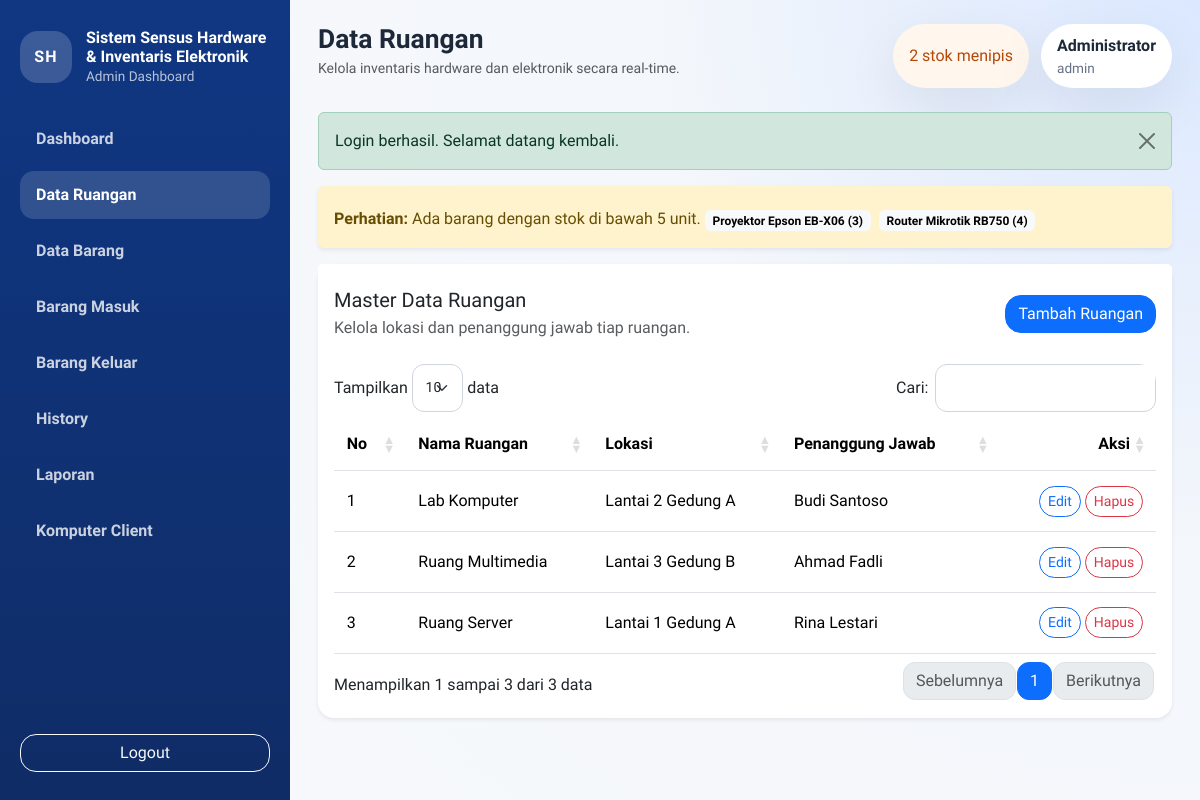
The app's page /modules/ruangan/index.php (signed in) with its own data.
### tables this page shows
CREATE TABLE barang (
    id INT AUTO_INCREMENT PRIMARY KEY,
    kode_barang VARCHAR(50) NOT NULL UNIQUE,
    nama_barang VARCHAR(150) NOT NULL,
    ruangan_id INT NULL,
    tahun_inventaris YEAR NOT NULL,
    qty INT NOT NULL DEFAULT 0,
    kondisi ENUM('Baik', 'Rusak', 'Perbaikan') NOT NULL DEFAULT 'Baik',
    keterangan TEXT NULL,
    created_at TIMESTAMP DEFAULT CURRENT_TIMESTAMP,
    CONSTRAINT fk_barang_ruangan FOREIGN KEY (ruangan_id) REFERENCES ruangan(id) ON UPDATE CASCADE
);

CREATE TABLE ruangan (
    id INT AUTO_INCREMENT PRIMARY KEY,
    nama_ruangan VARCHAR(100) NOT NULL,
    lokasi VARCHAR(150) NOT NULL,
    penanggung_jawab VARCHAR(100) NOT NULL
);

### includes/helpers.php (called while the page is built, shortened)
<?php
function url(string $path = ''): string
{
    $path = ltrim($path, '/');
    return BASE_URL . ($path !== '' ? '/' . $path : '');
}
function e(?string $value): string
{
    return htmlspecialchars((string) $value, ENT_QUOTES, 'UTF-8');
}
function get_flash(): ?array
{
    $flash = $_SESSION['flash'];
    return $flash;
}
function current_path(): string
{
    return str_replace('\\', '/', $_SERVER['PHP_SELF'] ?? '');
}
function is_active_menu(string $needle): bool
{
    return str_contains(current_path(), $needle);
}
function fetch_all(PDO $pdo, string $sql, array $params = []): array
{
    $statement = $pdo->prepare($sql);
    $statement->execute($params);
    return $statement->fetchAll();
}
function get_low_stock_items(PDO $pdo, int $limit = 5): array
{
    return fetch_all(
        $pdo,
        'SELECT b.nama_barang, b.qty
         FROM barang b
         WHERE b.qty < 5
         ORDER BY b.qty ASC, b.nama_barang ASC
         LIMIT ' . (int) $limit
    );
}

### includes/auth.php (called while the page is built, shortened)
<?php
function current_user(): ?array
{
    return $_SESSION['user'] ?? null;
}

### modules/ruangan/index.php (the view, shortened to what this page needs)
<?php
require_once dirname(__DIR__, 2) . '/config/app.php';
$pageTitle = 'Data Ruangan';
$rooms = fetch_all($pdo, 'SELECT * FROM ruangan ORDER BY nama_ruangan ASC');
require_once BASE_PATH . '/includes/layout_top.php';
?>
<div class="card border-0 shadow-sm">
    <div class="card-header bg-white border-0 d-flex justify-content-between align-items-center flex-wrap gap-3 pt-4">
        <div>
            <h5 class="mb-1">Master Data Ruangan</h5>
            <p class="text-muted mb-0">Kelola lokasi dan penanggung jawab tiap ruangan.</p>
        </div>
        <button class="btn btn-primary" data-bs-toggle="modal" data-bs-target="#addRoomModal">Tambah Ruangan</button>
    </div>
    <div class="card-body">
        <div class="table-responsive">
            <table class="table table-hover align-middle datatable">
                <thead>
                    <tr>
                        <th>No</th>
                        <th>Nama Ruangan</th>
                        <th>Lokasi</th>
                        <th>Penanggung Jawab</th>
                        <th class="text-end">Aksi</th>
                    </tr>
                </thead>
                <tbody>
                    <?php foreach ($rooms as $index => $room): ?>
                        <tr>
                            <td><?= $index + 1; ?></td>
                            <td><?= e($room['nama_ruangan']); ?></td>
                            <td><?= e($room['lokasi']); ?></td>
                            <td><?= e($room['penanggung_jawab']); ?></td>
                            <td class="text-end">
                                <button class="btn btn-sm btn-outline-primary" data-bs-toggle="modal" data-bs-target="#editRoomModal<?= $room['id']; ?>">Edit</button>
                                <button class="btn btn-sm btn-outline-danger" data-bs-toggle="modal" data-bs-target="#deleteRoomModal<?= $room['id']; ?>">Hapus</button>
                            </td>
                        </tr>
                    <?php endforeach; ?>
                </tbody>
            </table>
        </div>
    </div>
</div>
<?php require_once BASE_PATH . '/includes/layout_bottom.php'; ?>

### includes/layout_top.php (shortened to what this page needs)
<?php
$pageTitle = $pageTitle ?? APP_NAME;
$lowStockItems = get_low_stock_items($pdo);
$currentUser = current_user();
$flash = get_flash();
?><!doctype html>
<html lang="id">
<head>
    <link href="https://cdn.jsdelivr.net/npm/bootstrap@5.3.3/dist/css/bootstrap.min.css" rel="stylesheet">
    <link href="https://cdn.datatables.net/1.13.8/css/dataTables.bootstrap5.min.css" rel="stylesheet">
    <link href="https://cdn.datatables.net/responsive/2.5.0/css/responsive.bootstrap5.min.css" rel="stylesheet">
    <link href="<?= e(url('assets/css/style.css')); ?>" rel="stylesheet">
</head>
<body>
    <div class="app-shell">
        <aside class="sidebar d-none d-xl-flex flex-column">
            <div class="sidebar-brand">
                <div class="brand-mark">SH</div>
                <div>
                    <h1><?= e(APP_NAME); ?></h1>
                    <p>Admin Dashboard</p>
                </div>
            </div>
            <nav class="nav flex-column sidebar-nav">
                <a class="nav-link <?= is_active_menu('/modules/dashboard/') ? 'active' : ''; ?>" href="<?= e(url('modules/dashboard/index.php')); ?>">Dashboard</a>
                <a class="nav-link <?= is_active_menu('/modules/ruangan/') ? 'active' : ''; ?>" href="<?= e(url('modules/ruangan/index.php')); ?>">Data Ruangan</a>
                <a class="nav-link <?= is_active_menu('/modules/barang/') ? 'active' : ''; ?>" href="<?= e(url('modules/barang/index.php')); ?>">Data Barang</a>
                <a class="nav-link <?= is_active_menu('/modules/transaksi/masuk.php') ? 'active' : ''; ?>" href="<?= e(url('modules/transaksi/masuk.php')); ?>">Barang Masuk</a>
                <a class="nav-link <?= is_active_menu('/modules/transaksi/keluar.php') ? 'active' : ''; ?>" href="<?= e(url('modules/transaksi/keluar.php')); ?>">Barang Keluar</a>
                <a class="nav-link <?= is_active_menu('/modules/transaksi/history.php') ? 'active' : ''; ?>" href="<?= e(url('modules/transaksi/history.php')); ?>">History</a>
                <a class="nav-link <?= is_active_menu('/modules/laporan/') ? 'active' : ''; ?>" href="<?= e(url('modules/laporan/index.php')); ?>">Laporan</a>
                <a class="nav-link <?= is_active_menu('/modules/komputer/') ? 'active' : ''; ?>" href="<?= e(url('modules/komputer/index.php')); ?>">Komputer Client</a>
            </nav>
            <a href="<?= e(url('logout.php')); ?>" class="btn btn-outline-light mt-auto">Logout</a>
        </aside>
        <div class="content-wrapper">
            <header class="topbar">
                <div class="d-flex align-items-center gap-3">
                    <div>
                        <h2 class="mb-0"><?= e($pageTitle); ?></h2>
                        <small class="text-muted">Kelola inventaris hardware dan elektronik secara real-time.</small>
                    </div>
                </div>
                <div class="topbar-meta">
                    <div class="alert-pill <?= $lowStockItems ? 'alert-low' : 'alert-safe'; ?>">
                        <?= $lowStockItems ? count($lowStockItems) . ' stok menipis' : 'Stok aman'; ?>
                    </div>
                    <div class="user-pill">
                        <strong><?= e($currentUser['nama'] ?? 'Admin'); ?></strong>
                        <span><?= e($currentUser['username'] ?? '-'); ?></span>
                    </div>
                </div>
            </header>
            <main class="page-content">
                <?php if ($flash): ?>
                    <div class="alert alert-<?= e($flash['type']); ?> alert-dismissible fade show">
                        <?= e($flash['message']); ?>
                        <button type="button" class="btn-close" data-bs-dismiss="alert"></button>
                    </div>
                <?php endif; ?>
                <?php if ($lowStockItems): ?>
                    <div class="alert alert-warning border-0 shadow-sm">
                        <strong>Perhatian:</strong> Ada barang dengan stok di bawah 5 unit.
                        <?php foreach ($lowStockItems as $item): ?>
                            <span class="badge text-bg-light me-1 mt-2"><?= e($item['nama_barang']); ?> (<?= e($item['qty']); ?>)</span>
                        <?php endforeach; ?>
                    </div>
                <?php endif; ?>

### assets/css/style.css (style rules this page uses)
:root { --bg-main: #f4f7fb; --bg-sidebar: linear-gradient(180deg, #103783 0%, #0f2c66 100%); --primary: #1b63ff; --primary-soft: #eaf1ff; --text-main: #1d2939; --text-soft: #667085; --border-soft: #e4e7ec; --card-shadow: 0 18px 55px rgba(16, 24, 40, 0.08); }
* { box-sizing: border-box; }
body { font-family: 'Plus Jakarta Sans', sans-serif; background: radial-gradient(circle at top right, #dbe8ff 0%, #f4f7fb 38%, #f7f9fc 100%); color: var(--text-main); overflow-x: hidden; }
.form-control, .form-select, .btn, .card, .modal-content { border-radius: 1rem; }
.app-shell { min-height: 100vh; display: flex; }
.sidebar { width: 290px; padding: 28px 20px; background: var(--bg-sidebar); color: #fff; position: sticky; top: 0; height: 100vh; }
.sidebar-brand { display: flex; gap: 14px; align-items: center; margin-bottom: 28px; }
.brand-mark { width: 52px; height: 52px; border-radius: 18px; display: grid; place-items: center; background: rgba(255, 255, 255, 0.18); font-weight: 800; letter-spacing: 0.08em; flex-shrink: 0; }
.sidebar-brand h1 { font-size: 1rem; margin: 0; font-weight: 800; }
.sidebar-brand p { margin: 0; color: rgba(255, 255, 255, 0.7); font-size: 0.85rem; }
.sidebar-nav { gap: 8px; }
.sidebar-nav .nav-link { color: rgba(255, 255, 255, 0.78); padding: 12px 16px; border-radius: 14px; font-weight: 600; }
.sidebar-nav .nav-link:hover, .sidebar-nav .nav-link.active { color: #fff; background: rgba(255, 255, 255, 0.14); }
.content-wrapper { flex: 1; min-width: 0; }
.topbar { padding: 24px 28px 0; display: flex; justify-content: space-between; align-items: flex-start; gap: 16px; flex-wrap: wrap; }
.topbar h2 { font-size: 1.65rem; font-weight: 800; }
.topbar-meta { display: flex; gap: 12px; flex-wrap: wrap; }
.alert-pill, .user-pill { border-radius: 999px; padding: 10px 16px; background: #fff; box-shadow: var(--card-shadow); display: flex; align-items: center; gap: 8px; }
.alert-low { color: #b54708; background: #fff7ed; }
.user-pill { flex-direction: column; align-items: flex-start; gap: 0; }
.user-pill span { color: var(--text-soft); font-size: 0.85rem; }
.page-content { padding: 24px 28px 28px; }
.card { border: 1px solid rgba(16, 24, 40, 0.04); box-shadow: var(--card-shadow); }
.card-header { background: transparent; }
.table > :not(caption) > * > * { padding: 0.9rem 0.8rem; vertical-align: middle; }
.table td, .table th { white-space: normal; }
.table-responsive { border-radius: 18px; }

### records on screen
barang: nama_barang "Proyektor Epson EB-X06", qty "3"
barang: nama_barang "Router Mikrotik RB750", qty "4"
ruangan: nama_ruangan "Lab Komputer", lokasi "Lantai 2 Gedung A", penanggung_jawab "Budi Santoso"
ruangan: nama_ruangan "Ruang Multimedia", lokasi "Lantai 3 Gedung B", penanggung_jawab "Ahmad Fadli"
ruangan: nama_ruangan "Ruang Server", lokasi "Lantai 1 Gedung A", penanggung_jawab "Rina Lestari"

### other values on screen
APP_NAME "Sistem Sensus Hardware & Inventaris Elektronik"
$pageTitle "Data Ruangan"
count($lowStockItems) "2"
$currentUser['nama'] "Administrator"
$currentUser['username'] "admin"
$flash['message'] "Login berhasil. Selamat datang kembali."
